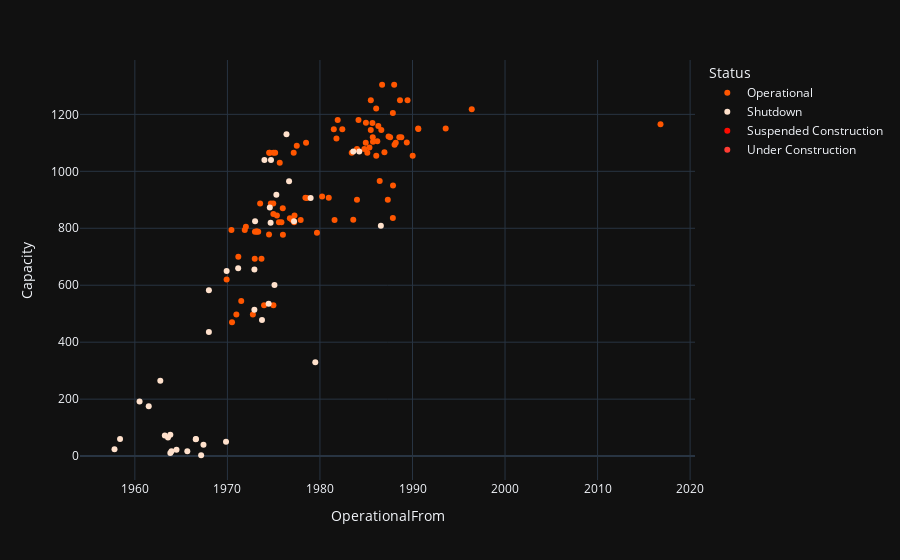

This figure's notebook cell:
### Code cell
#draw life exp for ochine
px.scatter(df.query('Country == "United States"'),x ="OperationalFrom" , y ="Capacity",color= "Status",
           template='plotly_dark',color_discrete_sequence=colorscales2)
